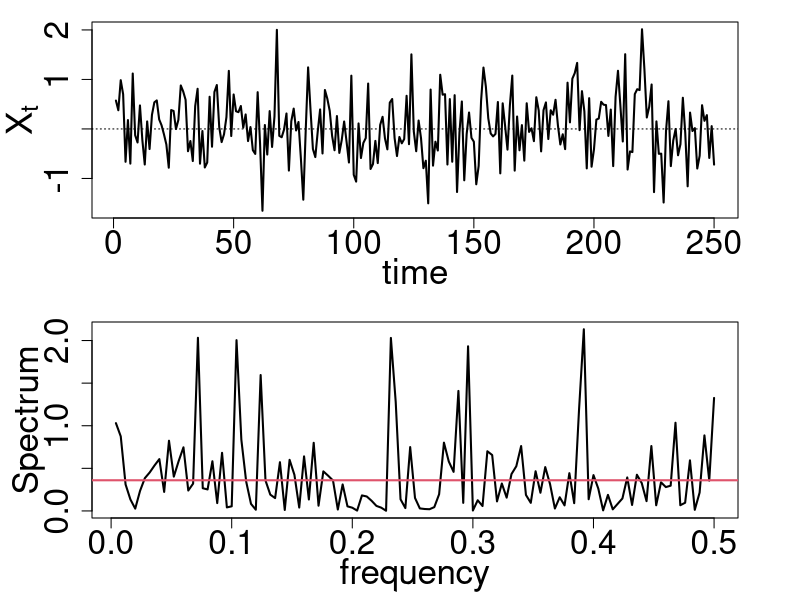

Generate this figure with R:
# ------------------------------------------------------------------------------
# Book:         SFE
# ------------------------------------------------------------------------------
# Quantlet:     SFESpecWN
# ------------------------------------------------------------------------------
# Description:  SFESpecWN computes the spectrum (frequency domain representation)
#               of a white noise process
# ------------------------------------------------------------------------------
# Usage:        -
# ------------------------------------------------------------------------------
# Inputs:       none
# ------------------------------------------------------------------------------
# Output:       Spectrum of white noise process
# ------------------------------------------------------------------------------
# Example:      -
# ------------------------------------------------------------------------------
# Author:       Franziska Schulz, Elisabeth Bommes, Caroline Kleist
# ------------------------------------------------------------------------------
#

win.graph(width=7,height=3,pointsize=6)
par(mfrow=c(2,1), mar=c(4,4.5,1,3)+0.1, mgp=c(2.5,1,0))

x<-rnorm(250,0,0.6)

plot(x,type="l",xlab="time",ylab=expression(X[t]),lwd=2,cex.lab=2.1,cex.axis=2)
abline(h=0,lty=3)
spec.pgram(x,log="no",xlab="frequency",main="",lwd=2,cex.lab=2.1,cex.axis=2,sub="",ylab="Spectrum")
abline(h=0.6^2,col=2,lwd=2)